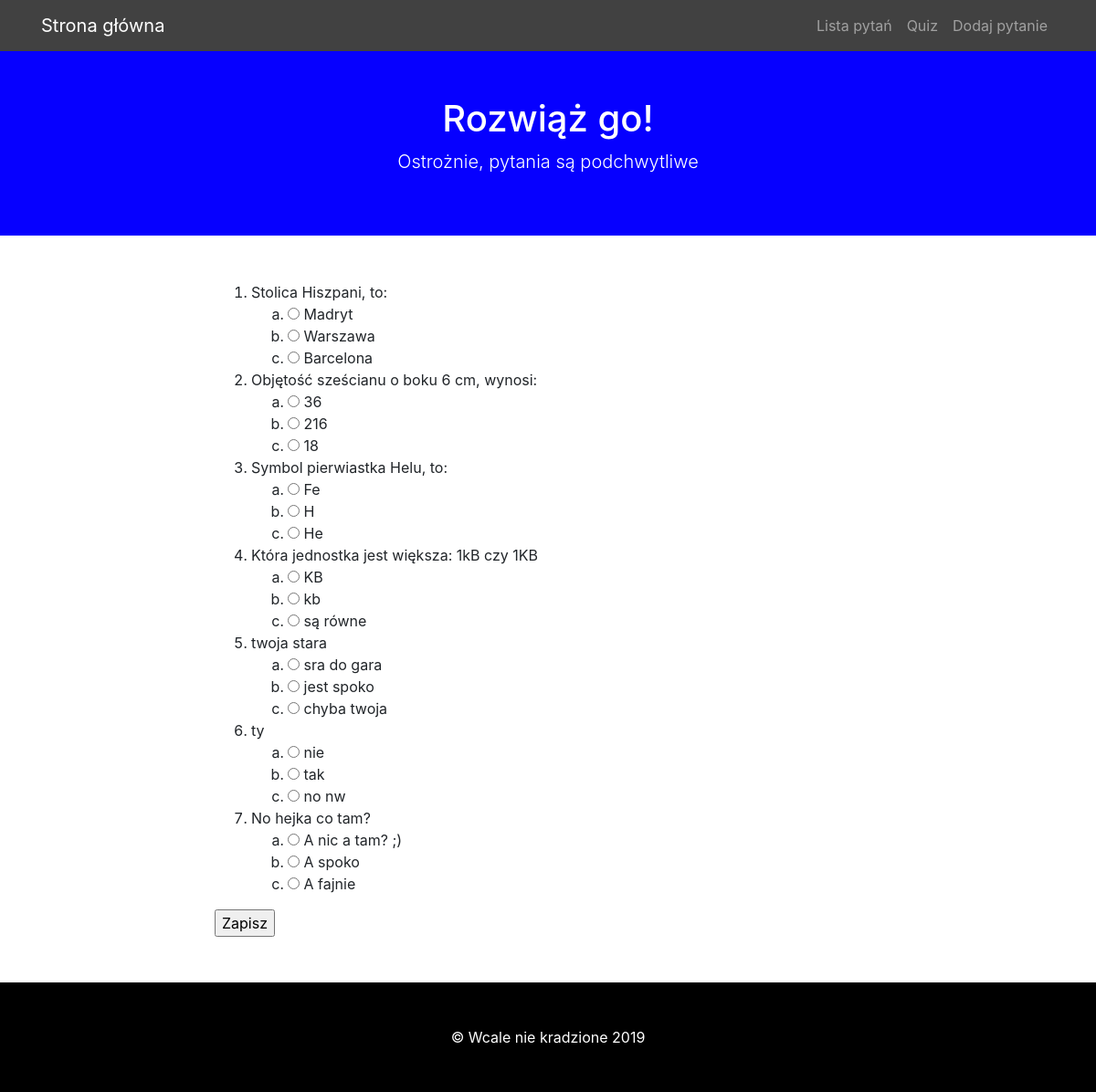
The page /quiz on the database as committed earlier.
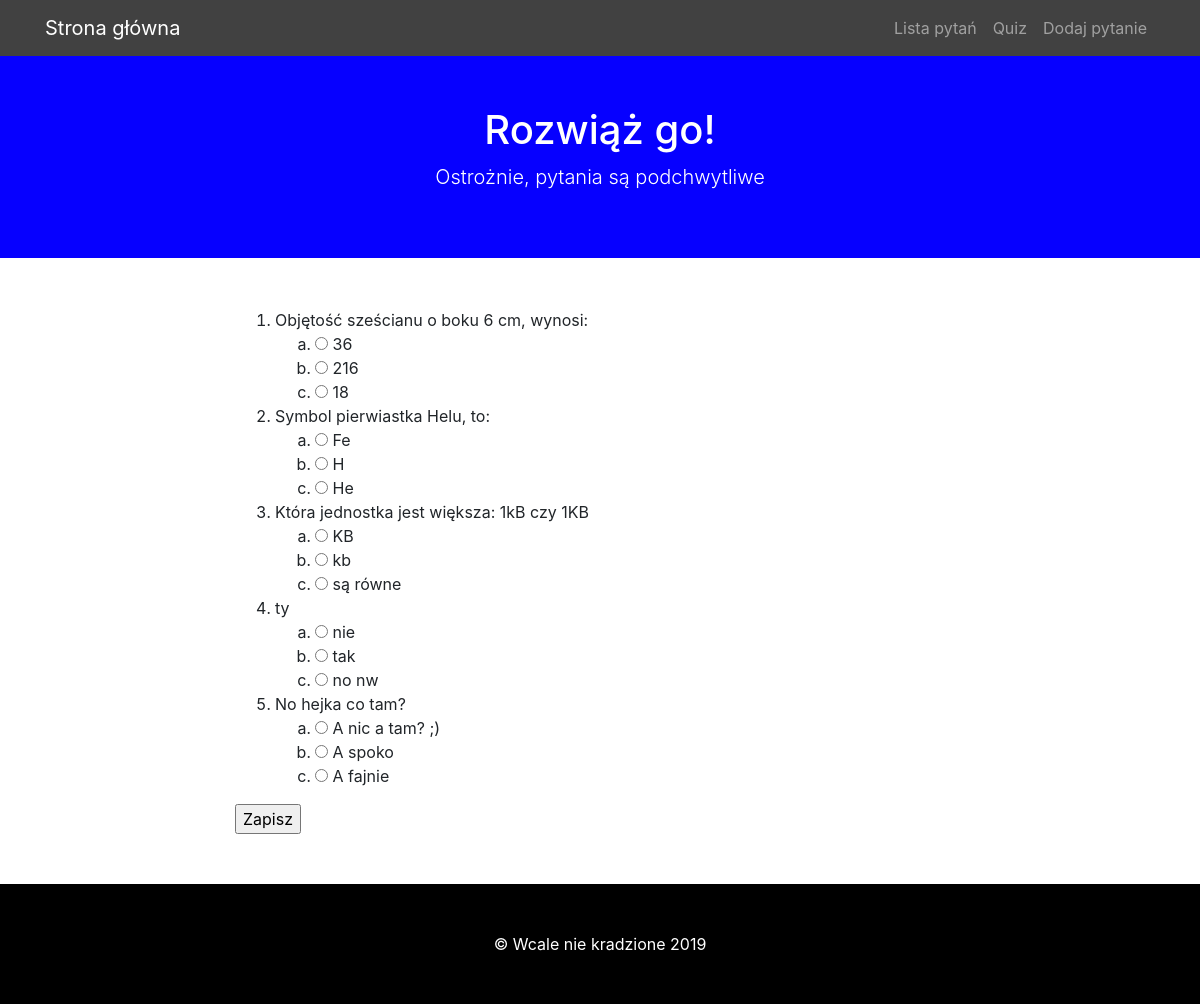
The same page on the database as committed later.
### modele.py (models this page shows)
class BazaModel(Model):
    class Meta:
        database = baza

class Pytanie(BazaModel):
    pytanie = CharField(null=False)
    kategoria = ForeignKeyField(Kategoria, related_name='pytania')

class Odpowiedz(BazaModel):
    odpowiedz = CharField(null=False)
    pytanie = ForeignKeyField(Pytanie, related_name='odpowiedzi')
    odpok = IntegerField(default=0)

### views.py (the view)
@app.route('/quiz', methods = ['GET', 'POST'])
def quiz():
    print(request.form)
    if request.method == 'POST':
        wynik = 0
        for pid, oid in request.form.items():
            odp = Odpowiedz().get(Odpowiedz.id == int(oid)).odpok
            if odp:
                wynik += 1
    pytania = Pytanie.select().join(Odpowiedz).distinct().order_by(Pytanie.id)
    return render_template('quiz.html', query = pytania)

### app.py (called while the page is built)
@app.before_request
def before_request():
    g.db = baza
    g.db.connect(reuse_if_open=True)

@app.after_request
def after_request(response):
    g.db.close()
    return response

### templates/quiz.html (shortened to what this page needs)
{%extends "szablon.html"%}
{%block h1%}Rozwiąż go!{%endblock%}
{%block tresc%}
<form method = "POST">
  <ol>
  {% for p in query %}
    <li>{{p.pytanie}}
    <ol class = "alfabet">
    {% for o in p.odpowiedzi %}
        <li>
            <input type = "radio" value = "{{o.id}}" name = "{{p.id}}">
            {{ o.odpowiedz }}
        </li>
        {% endfor %}
    </ol>
    </li>
  {% endfor %}
  </ol>
  <input type="submit" value = "Zapisz">
</form>
{%endblock%}

### templates/szablon.html (shortened to what this page needs)
<!DOCTYPE html>
<html lang="pl">
  <head>
    <link href="{{url_for('static', filename='vendor/bootstrap/css/bootstrap.min.css')}}" rel="stylesheet">
    <link href="{{url_for('static', filename='css/scrolling-nav.css')}}" rel="stylesheet">
    <link href="{{url_for('static', filename='css/style.css')}}" rel="stylesheet">
  </head>
  <body id="page-top">
    <nav class="navbar navbar-expand-lg navbar-dark bg-nawigacja fixed-top" id="mainNav">
      <div class="container">
        <a class="navbar-brand js-scroll-trigger" href="{{url_for('index')}}">Strona główna</a>
        <div class="collapse navbar-collapse" id="navbarResponsive">
          <ul class="navbar-nav ml-auto">
            <li class="nav-item">
              <a class="nav-link js-scroll-trigger" href="{{url_for('lista')}}">Lista pytań</a>
            </li>
            <li class="nav-item">
              <a class="nav-link js-scroll-trigger" href="{{url_for('quiz')}}">Quiz</a>
            </li>
            <li class="nav-item">
              <a class="nav-link js-scroll-trigger" href="{{url_for('dodaj')}}">Dodaj pytanie</a>
            </li>
          </ul>
        </div>
      </div>
    </nav>
    <header class="bg-nawigacja1 text-white">
      <div class="container text-center">
        <h1>{%block h1%}{%endblock%}</h1>
        <p class="lead">Ostrożnie, pytania są podchwytliwe</p>
      </div>
    </header>
    <section id="about">
      <div class="container">
        <div class="row">
          <div class="col-lg-8 mx-auto">
            {%block tresc%}{%endblock%}
          </div>
        </div>
      </div>
    </section>
    <footer class="py-5 bg-nawigacja2">
      <div class="container">
        <p class="m-0 text-center text-white">&copy; Wcale nie kradzione 2019</p>
      </div>
    </footer>
  </body>
</html>

### static/css/scrolling-nav.css (style rules this page uses)
header { padding: 154px 0 100px; }
@media (min-width: 992px) { header { padding: 156px 0 100px; } }
section { padding: 150px 0; }

### static/css/style.css (style rules this page uses)
ol.alfabet { list-style-type: lower-alpha; }
.bg-nawigacja { background-color: #414141; }
.bg-nawigacja1 { background-color:#0600FF; }
.bg-nawigacja2 { background-color:#000000; }
section#about { padding: 50px 0; }
header { padding: 106px 0 50px 0; }

Rows that differ between the two databases and show on the page:
removed Pytanie: pytanie "Stolica Hiszpani, to:"
removed Odpowiedz: odpowiedz "Madryt", shown under "Stolica Hiszpani, to:"
removed Odpowiedz: odpowiedz "Warszawa", shown under "Stolica Hiszpani, to:"
removed Odpowiedz: odpowiedz "Barcelona", shown under "Stolica Hiszpani, to:"
removed Pytanie: pytanie "twoja stara"
removed Odpowiedz: odpowiedz "sra do gara", shown under "twoja stara"
removed Odpowiedz: odpowiedz "jest spoko", shown under "twoja stara"
removed Odpowiedz: odpowiedz "chyba twoja", shown under "twoja stara"
